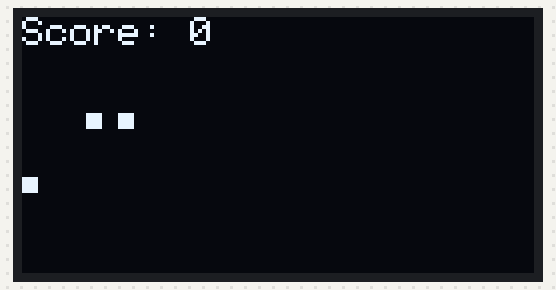
Bench run of a program on a simulated ESP32. Shown: 128×64 one-colour display. The display library's start-up logo is not drawn; random numbers use the default seed unless the program sets one.

Above: at 2.1 s.
At 2.7 s:
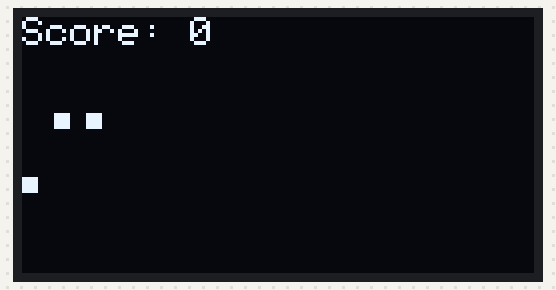
At 3.2 s:
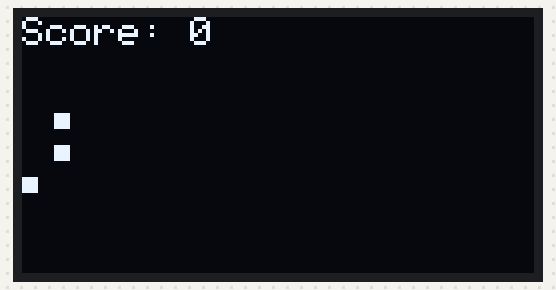
At 3.7 s:
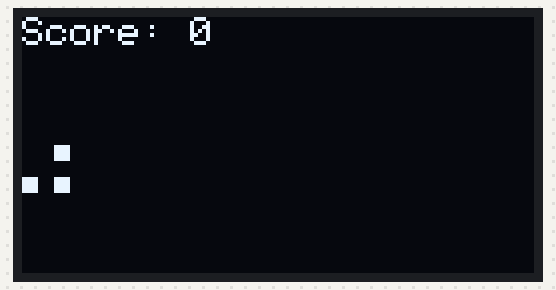
At 33.1 s:
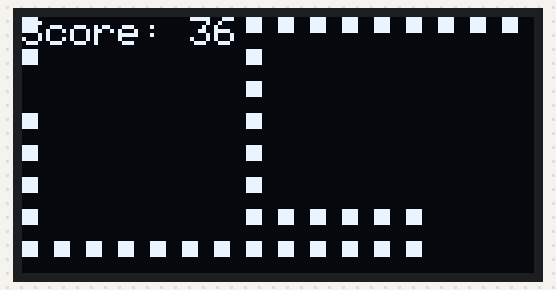
At 34.7 s:
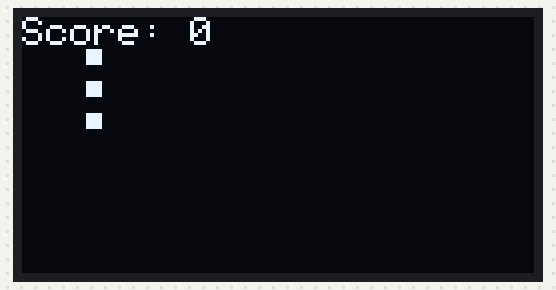

Measured:
- what the display in image 0 shows lasts 0.5 s, from 2.1 s to 2.6 s
- what the display in image 4 shows lasts 1.0 s, from 33.1 s to 34.1 s

The program:

main.cpp
```cpp
#include <Wire.h>
#include <Adafruit_GFX.h>
#include <Adafruit_SSD1306.h>
#include <queue>
#include <vector>
#include <cmath>

// OLED display dimensions
#define SCREEN_WIDTH 128
#define SCREEN_HEIGHT 64
#define OLED_RESET    -1  // Reset pin # (or -1 if sharing Arduino reset pin)

// Initialize the OLED display with I2C
Adafruit_SSD1306 display(SCREEN_WIDTH, SCREEN_HEIGHT, &Wire, OLED_RESET);

// Game grid dimensions (snake grid is scaled down for the 128x64 OLED screen)
#define GRID_WIDTH 16
#define GRID_HEIGHT 8

// Directions (up, down, left, right)
enum Direction { UP, DOWN, LEFT, RIGHT };
const int DIRECTIONS[4][2] = {{0, -1}, {0, 1}, {-1, 0}, {1, 0}};  // Up, Down, Left, Right

// Function Prototypes
void newApple();
bool isValidPos(int x, int y);

// Snake properties
struct SnakeSegment {
  int x, y;
};

SnakeSegment snake[100];  // Snake's position with max 100 segments
int snake_length = 2;  // Initial snake length
Direction direction = RIGHT;  // Initial direction (right)
int apple[2] = {5, 5};  // Apple position

// Game state
int score = 0;
int level = 1;
float speed = 500;  // Initial speed (milliseconds between moves)
const float MIN_SPEED = 50;  // Minimum speed limit
unsigned long lastMove = 0;
bool gameOver = false;
unsigned long gameOverTime = 0;  // Time when game over occurred

// A* Node structure
struct Node {
  int x, y;
  int g, h, f;
  Node* parent;

  Node(int x, int y, int g, int h, Node* parent = nullptr)
    : x(x), y(y), g(g), h(h), f(g + h), parent(parent) {}

  bool operator>(const Node& other) const {
    return f > other.f;
  }
};

// Function to calculate the heuristic (Manhattan distance)
int heuristic(int x1, int y1, int x2, int y2) {
  return abs(x1 - x2) + abs(y1 - y2);
}

// Function to find the path using A* algorithm
bool findPathAStar(int startX, int startY, int destX, int destY, std::vector<Node>& path) {
  std::priority_queue<Node, std::vector<Node>, std::greater<Node>> openList;
  bool closedList[GRID_WIDTH][GRID_HEIGHT] = {false};

  openList.emplace(startX, startY, 0, heuristic(startX, startY, destX, destY));

  while (!openList.empty()) {
    Node current = openList.top();
    openList.pop();

    if (current.x == destX && current.y == destY) {
      // Reconstruct path
      Node* node = &current;
      while (node) {
        path.push_back(*node);
        node = node->parent;
      }
      return true;
    }

    closedList[current.x][current.y] = true;

    for (int i = 0; i < 4; i++) {
      int newX = current.x + DIRECTIONS[i][0];
      int newY = current.y + DIRECTIONS[i][1];

      if (newX >= 0 && newX < GRID_WIDTH && newY >= 0 && newY < GRID_HEIGHT && !closedList[newX][newY] && isValidPos(newX, newY)) {
        int g = current.g + 1;
        int h = heuristic(newX, newY, destX, destY);
        openList.emplace(newX, newY, g, h, new Node(current));
      }
    }
  }

  return false;  // No path found
}

// Function to reset the game state
void resetGame() {
  snake_length = 2;  // Reset snake length
  direction = RIGHT;  // Reset direction to right
  score = 0;
  level = 1;
  speed = 500;  // Reset speed

  // Reset snake position
  snake[0] = {3, 3};
  snake[1] = {3, 2};

  // Generate a new apple
  newApple();

  // Reset the game over state
  gameOver = false;
}

// Draw the grid (snake, apple, obstacles)
void drawGrid() {
  display.clearDisplay();

  // Draw snake
  for (int i = 0; i < snake_length; i++) {
    display.fillRect(snake[i].x * 8, snake[i].y * 8, 4, 4, WHITE);  // Each snake segment is 4x4 pixels
  }

  // Draw apple
  display.fillRect(apple[0] * 8, apple[1] * 8, 4, 4, WHITE);

  // Display score and level
  display.setTextSize(1);
  display.setCursor(0, 0);
  display.print("Score: ");
  display.print(score);

  display.display();
}

// Check if a position is valid (not occupied by snake or obstacles)
bool isValidPos(int x, int y) {
  if (x < 0 || x >= GRID_WIDTH || y < 0 || y >= GRID_HEIGHT) return false;  // Out of bounds
  for (int i = 0; i < snake_length; i++) {
    if (snake[i].x == x && snake[i].y == y) return false;  // Snake collision
  }
  return true;
}

// Generate a new apple position
void newApple() {
  do {
    apple[0] = random(0, GRID_WIDTH);
    apple[1] = random(0, GRID_HEIGHT);
  } while (!isValidPos(apple[0], apple[1]));
}

// Move the snake based on the current direction
void moveSnake() {
  std::vector<Node> path;
  if (findPathAStar(snake[0].x, snake[0].y, apple[0], apple[1], path)) {
    Node nextMove = path.back();
    path.pop_back();
    if (!path.empty()) {
      nextMove = path.back();
    }
    int dx = nextMove.x - snake[0].x;
    int dy = nextMove.y - snake[0].y;
    if (dx == 1 && dy == 0) direction = RIGHT;
    else if (dx == -1 && dy == 0) direction = LEFT;
    else if (dx == 0 && dy == 1) direction = DOWN;
    else if (dx == 0 && dy == -1) direction = UP;
  }

  int new_x = snake[0].x + DIRECTIONS[direction][0];
  int new_y = snake[0].y + DIRECTIONS[direction][1];

  // Check for collisions
  if (!isValidPos(new_x, new_y)) {
    gameOver = true;
    gameOverTime = millis();  // Record the time when the game over occurred
    return;
  }

  // Shift the snake's body forward
  for (int i = snake_length - 1; i > 0; i--) {
    snake[i] = snake[i - 1];
  }

  // Move the snake's head
  snake[0].x = new_x;
  snake[0].y = new_y;

  // Check if the snake has eaten the apple
  if (snake[0].x == apple[0] && snake[0].y == apple[1]) {
    snake_length++;  // Increase snake length
    score += 1;  // Increase score
    speed = max(MIN_SPEED, speed / 5);  // Increase the speed by a factor of 5, but not below MIN_SPEED
    newApple();  // Generate a new apple
  }
}

void setup() {
  randomSeed(analogRead(0));  // Seed random number generator
  display.begin(SSD1306_SWITCHCAPVCC, 0x3C);  // Initialize OLED
  display.display();
  delay(2000);  // Pause for 2 seconds
  resetGame();
}

void loop() {
  if (gameOver) {
    if (millis() - gameOverTime >= 1000) {
      resetGame();  // Restart game after 1 second
    }
    return;
  }

  // Move the snake if enough time has passed
  if (millis() - lastMove > speed) {
    moveSnake();
    drawGrid();  // Redraw the grid after movement
    lastMove = millis();
  }
}
```
